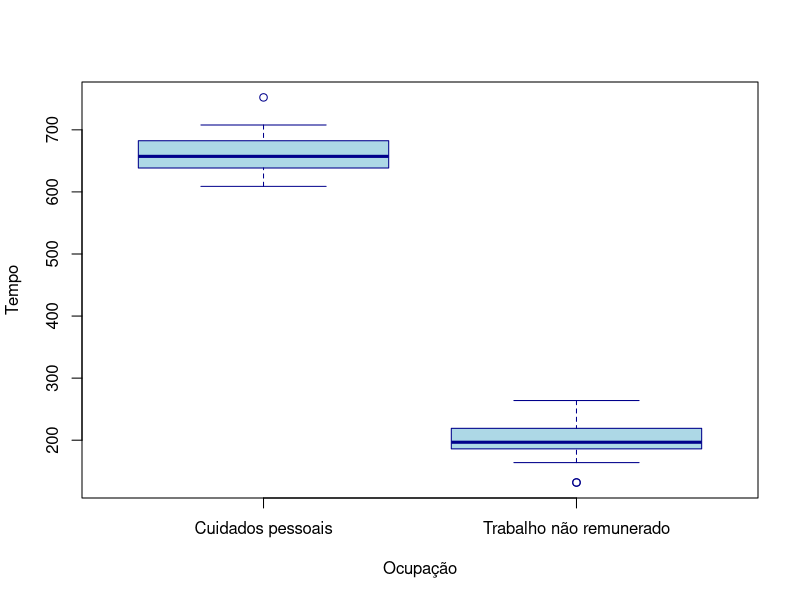

Write R code to recreate this figure.
# Loading data from csv into a data frame
time_use <- read.csv("TIME_USE_24092022.csv", header=TRUE);

# Selecting the data to be used
data <- time_use[time_use$País != "África do Sul",];
data <- data[data$Sexo == "Total",];
data <- data[data$Ocupação == "Trabalho não remunerado" | data$Ocupação == "Cuidados pessoais",];

# Visualizing the data
boxplot(Tempo ~ Ocupação, data = data, 
        col = "lightblue", border = "darkblue",
        outlier.col = "black", outlier.bg = "red",
        xlab = "Ocupação", ylab = "Tempo");
par(las = 2)